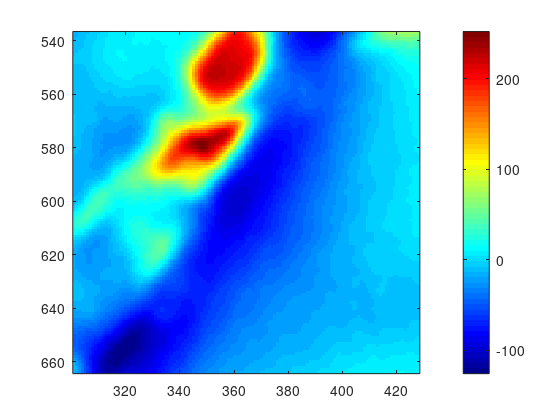
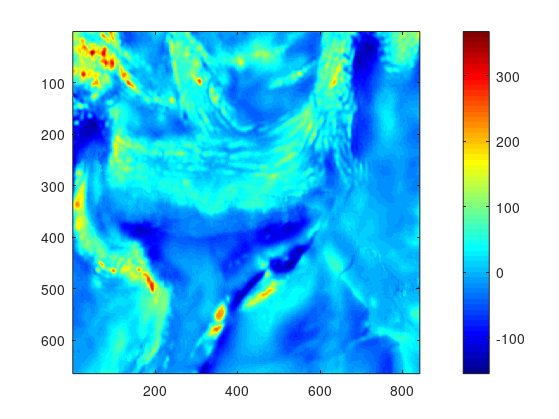
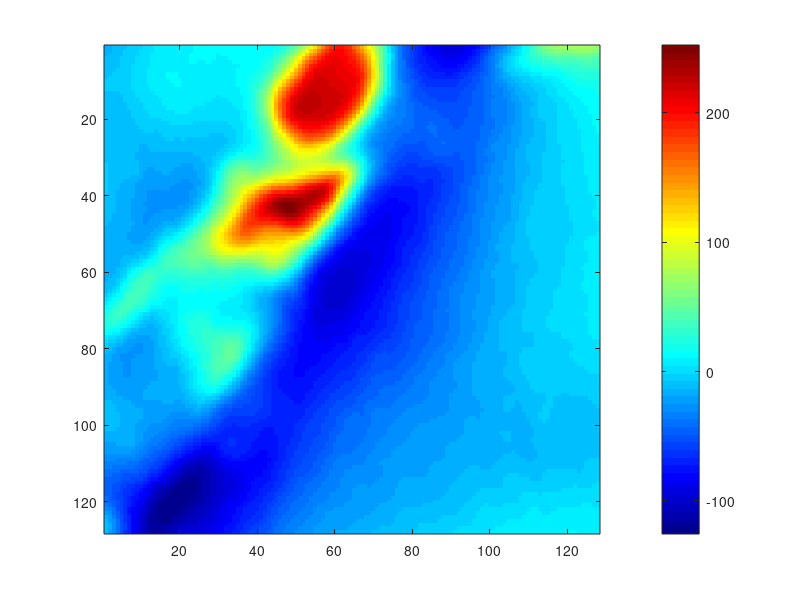

Reproduce these figures in MATLAB, in order. (Note: this script raises an error after producing the figures.)
clear,clc
load('gravity.mat')
load('period_gravity.mat')
imagesc([301 428],[537 664],gravity)
colormap(jet)
colorbar;
set(gcf,'Units','Inches');
pos = get(gcf,'Position');
set(gcf,'PaperPositionMode','Auto','PaperUnits','Inches','PaperSize',[pos(3)-0.7, pos(4)-0.5])
print(gcf,"experiment",'-dpdf')

gra = gra';
figure;
imagesc(gra)
colormap(jet)
colorbar;
test  = gra(537:664,301:428);
set(gcf,'Units','Inches');
pos = get(gcf,'Position');
set(gcf,'PaperPositionMode','Auto','PaperUnits','Inches','PaperSize',[pos(3), pos(4)])
print(gcf,"gravity",'-dpdf')

figure;
imagesc(test)
colormap(jet)
colorbar;
axis([301:428,537:664])